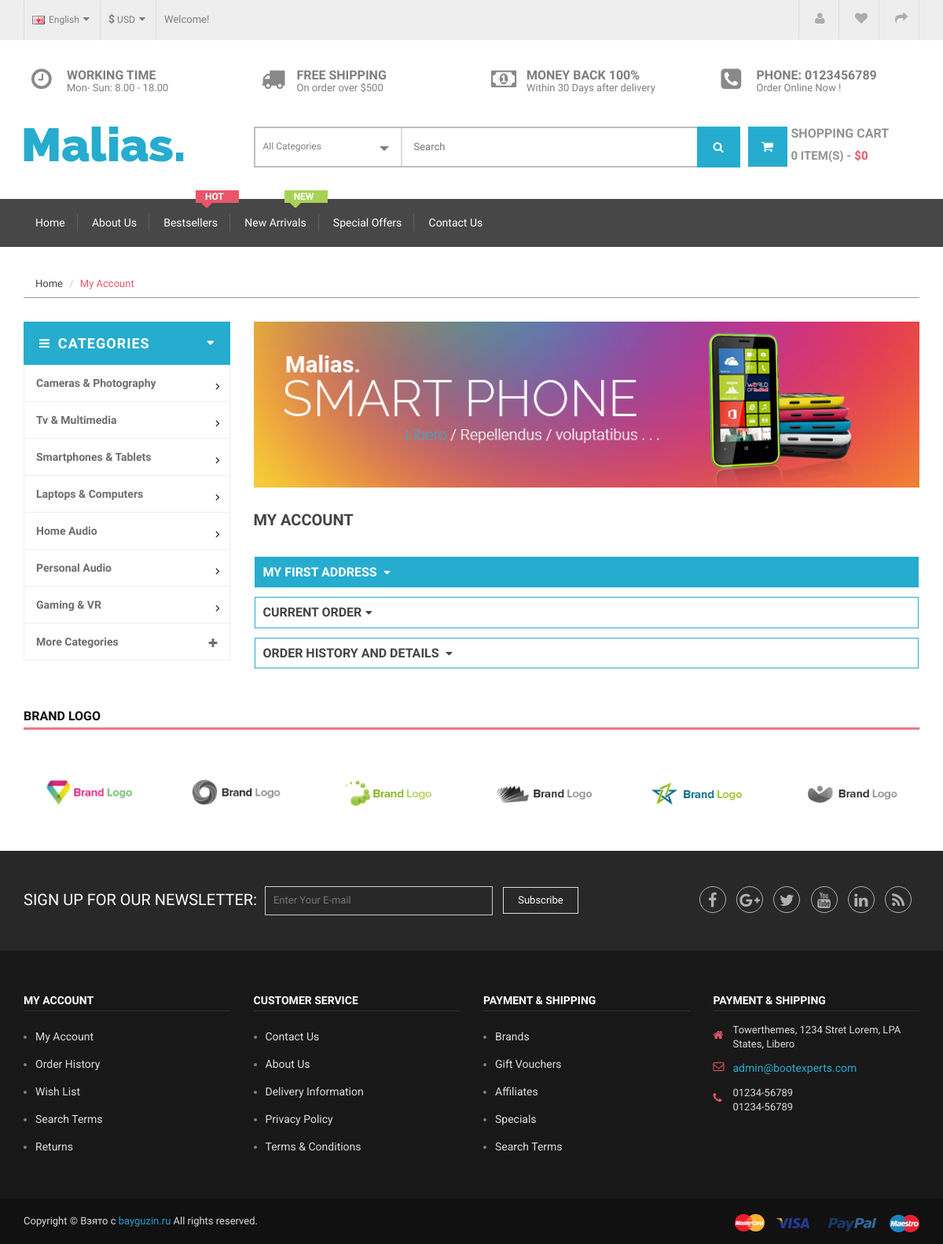
The app's page /account/ (signed in) with its own data.
### maliasStore/models.py (models this page shows, shortened)
class Cart(models.Model):
    customer = models.OneToOneField(Customer, on_delete=models.CASCADE, verbose_name='Покупатель', related_name='cart')
    created_at = models.DateTimeField(auto_now_add=True, verbose_name='Дата создания')
    voucher = models.IntegerField(default=0, verbose_name='Ваучер')
    coupon_discount = models.IntegerField(default=0, verbose_name='Скидка с купона')
    delivery_est = models.IntegerField(default=0, null=True, blank=True, verbose_name='Примерная цена доставки')
    @property
    def cart_price(self):
        price = self.subtotal_cart_price
        if self.coupon_discount:
            price = price - (price // 100 * self.coupon_discount)
        if self.voucher:
            price = price - self.voucher
        return price
    @property
    def subtotal_cart_price(self):
        products = self.products.all()
        price = sum([i.get_total_price for i in products])
        return price
    @property
    def product_cart_quantity(self):
        products = self.products.all()
        quantity = sum([i.quantity for i in products])
        return quantity
    class Meta:
        verbose_name = 'Корзину'
        verbose_name_plural = 'Корзины покупателей'

class Category(models.Model):
    title = models.CharField(max_length=200, verbose_name='Название категории')
    slug = models.SlugField(unique=True, verbose_name='Слаг категории')
    parent = models.ForeignKey('self', on_delete=models.CASCADE, verbose_name='Родитель (если подкатегория)',
                               related_name='subcategories', null=True, blank=True)
    class Meta:
        verbose_name = 'Категорию'
        verbose_name_plural = 'Категории'

### maliasStore/views.py (the view)
# urls.py: path('account/', account_view, name='account'),
@login_required(login_url='auth')
def account_view(request):
    context = {
        'title': 'My Account',
        'user_form': UserChangeForm(instance=request.user),
        'customer_form': CustomerAccountChangeForm(instance=request.user.customer),
        'dict_city': {i.pk: [[j.name, j.pk] for j in i.cities.all()] for i in Region.objects.all()},
        'order': request.user.customer.orders.last(),
        'orders': Order.objects.filter(customer=request.user.customer).order_by('-created_at')
    }
    print(Order.objects.filter(customer=request.user.customer).order_by('-created_at'))
    return render(request, 'maliasStore/account.html', context)

### maliasStore/forms.py
class UserChangeForm(forms.ModelForm):
    username = forms.EmailField(widget=forms.EmailInput(attrs={
        'class': 'form-control'
    }))
    first_name = forms.CharField(widget=forms.TextInput(attrs={
        'class': 'form-control'
    }))
    last_name = forms.CharField(widget=forms.TextInput(attrs={
        'class': 'form-control'
    }))
    class Meta:
        model = User
        fields = ('first_name', 'last_name', 'username')

### maliasStore/cart_utils.py (called while the page is built)
    def get_cart_info(self):
        customer = self.user.customer
        cart = customer.cart
        return {
            'customer': customer,
            'cart': cart,
            'items': cart.products.all(),
            'cart_price': cart.cart_price,
            'quantity_cart_items': cart.product_cart_quantity,
        }

### maliasStore/models.py (called while the page is built)
    def __str__(self):
        return self.name

    def __str__(self):
        return self.name

    def __str__(self):
        return f'Заказ №: {self.pk} покупателя {self.customer.user} на сумму {self.price}$'

    def get_image(self):
        if self.image:
            return self.image
        else:
            return ''

### maliasStore/templatetags/malias_tags.py (called while the page is built)
@register.simple_tag()
def main_categories():
    return Category.objects.filter(parent=None)

@register.simple_tag(takes_context=True)
def query_params(context, **kwargs):
    query = context['request'].GET.copy()
    for key, value in kwargs.items():
        if value is not None and (key != 'page' or value != 1):
            query[key] = value
        elif key in query:
            del query[key]
    return query.urlencode()

@register.simple_tag()
def count_wishlist(request):
    if request.user.is_authenticated:
        favs = Wishlist.objects.filter(user=request.user)
        count = favs.count
        return count
    else:
        return []

@register.simple_tag()
def cart_info(request):
    if request.user.is_authenticated:
        return CartTool(request).get_cart_info()

### maliasStore/templates/maliasStore/account.html (shortened to what this page needs)
{% extends 'base.html' %}
{% block content %}
{% load humanize %}
<section class="page-content">
    <div class="container">
        <div class="row">
            <div class="col-md-12">
                <ul class="page-menu">
                    <li><a href="index.html">Home</a></li>
                    <li class="active"><a href="my-account.html">My Account</a></li>
                </ul>
            </div>
        </div>
        <div class="row">
            <div class="col-md-3">
                {% include 'maliasStore/components/_category_menu.html' %}
            </div>
            <div class="col-md-9">
                {% include 'maliasStore/components/_product_banner.html' %}
                <div class="entry-header-area">
                    <div class="row">
                        <div class="col-md-12">
                            <div class="entry-header">
                                <h2 class="entry-title">My Account</h2>
                            </div>
                        </div>
                    </div>
                </div>
                <div class="checkout-area">
                    <div class="row">
                        <div class="col-md-12">
                            <div class="panel-group" id="accordion">
                                <div class="panel panel_default">
                                    <form action="{% url 'change_account' %}" method="POST">
                                        <div class="panel-heading">
                                            <h4 class="panel-title">
                                                <a class="accordion-trigger" data-toggle="collapse"
                                                   data-parent="#accordion"
                                                   href="#payment-address">My First Address <i
                                                        class="fa fa-caret-down"></i>
                                                </a>
                                            </h4>
                                        </div>
                                    </form>
                                </div>
                                {% if not order or not orders %}
                                <div class="panel panel_default">
                                    <div class="panel-heading">
                                        <h4 class="panel-title">
                                            <a class="accordion-trigger collapsed" href="{% url 'cart' %}">No recent
                                                orders. Go to Cart?</a>
                                        </h4>
                                    </div>
                                </div>
                                {% else %}
                                <div class="panel panel_default">
                                    <div class="panel-heading">
                                        <h4 class="panel-title">
                                            <a class="accordion-trigger collapsed" data-toggle="collapse"
                                               data-parent="#accordion" href="#checkout-confirm">Current Order<i
                                                    class="fa fa-caret-down"></i> </a>
                                        </h4>
                                    </div>
                                </div>
                                <div class="panel panel_default">
                                    <div class="panel-heading">
                                        <h4 class="panel-title">
                                            <a class="accordion-trigger collapsed" data-toggle="collapse"
                                               data-parent="#accordion" href="#order_history">Order History And
                                                Details <i class="fa fa-caret-down"></i> </a>
                                        </h4>
                                    </div>
                                </div>
                                {% endif %}
                            </div>
                        </div>
                    </div>
                </div>
                <div class="my-account-area">
                    <div class="row">
                        <div class="col-md-6">
                        </div>
                    </div>
                </div>
            </div>
        </div>
    </div>
</section>
{% endblock content %}

### base_templates/base.html (shortened to what this page needs)
<!doctype html>
{% load static %}
{% load humanize %}
{% load malias_tags %}
<html class="no-js" lang="">
<head>
    {% include 'components/_styles.html' %}
</head>
<body>
<header class="header-area">
    <div class="header-top hidden-xs">
        <div class="container">
            <div class="row">
                <div class="col-xs-12 col-sm-12 col-md-12 col-lg-12">
                    <div class="top-menu">
                        <ul class="language">
                            <li><a href="#"><img class="right-5" src="{% static 'img/flags/gb.png' %}" alt="#">English<i
                                    class="fa fa-caret-down left-5"></i></a>
                            </li>
                        </ul>
                        <ul class="currency">
                            <li><a href="#"><strong>$</strong> USD<i class="fa fa-caret-down left-5"></i></a>
                            </li>
                        </ul>
                        <p class="welcome-msg">Welcome!</p>
                    </div>
                    <div class="top-link">
                        <ul class="link">
                            {% if request.user.is_authenticated %}
                            <li><a href="{% url 'account' %}"><i class="fa fa-user"></i> My Account</a></li>
                            {% count_wishlist request as fav %}
                            <li><a href="{% url 'wishlist' %}"><i class="fa fa-heart"></i> Wish List ({{ fav }})</a></li>
                            <li><a href="{% url 'logout' %}"><i class="fa fa-share"></i> Logout</a></li>
                            {% else %}
                            <li><a href="{% url 'auth' %}"><i class="fa fa-unlock-alt"></i> Login</a></li>
                            {% endif %}
                        </ul>
                    </div>
                </div>
            </div>
        </div>
    </div>
    <div class="header-middle">
        <div class="container">
            <div class="support-client hidden-xs">
                <div class="row">
                    <div class="col-md-3 hidden-sm">
                        <div class="single-support">
                            <div class="support-content">
                                <i class="fa fa-clock-o"></i>
                                <div class="support-text">
                                    <h1 class="zero gfont-1">working time</h1>
                                    <p>Mon- Sun: 8.00 - 18.00</p>
                                </div>
                            </div>
                        </div>
                    </div>
                    <div class="col-md-3 col-sm-4">
                        <div class="single-support">
                            <i class="fa fa-truck"></i>
                            <div class="support-text">
                                <h1 class="zero gfont-1">Free shipping</h1>
                                <p>On order over $500</p>
                            </div>
                        </div>
                    </div>
                    <div class="col-md-3 col-sm-4">
                        <div class="single-support">
                            <i class="fa fa-money"></i>
                            <div class="support-text">
                                <h1 class="zero gfont-1">Money back 100%</h1>
                                <p>Within 30 Days after delivery</p>
                            </div>
                        </div>
                    </div>
                    <div class="col-md-3 col-sm-4">
                        <div class="single-support">
                            <i class="fa fa-phone-square"></i>
                            <div class="support-text">
                                <h1 class="zero gfont-1">Phone: 0123456789</h1>
                                <p>Order Online Now !</p>
                            </div>
                        </div>
                    </div>
                </div>
            </div>
            <div class="row">
                <div class="col-md-3 col-sm-12">
                    <div class="logo">
                        <a href="{% url 'index' %}" title="Malias"><img src="{% static 'img/logo.png' %}" alt="Malias"></a>
                    </div>
                </div>
                <div class="col-md-9 col-sm-12">
                    <div class="quick-access">
                        {% include 'components/_search_bar.html' %}
                        {% cart_info request as cart_info %}
                        <div class="top-cart">
                            <ul>
                                <li>
                                    <a href="{% url 'cart' %}">
                                        <span class="cart-icon"><i class="fa fa-shopping-cart"></i></span>
                                        <span class="cart-total">
			                    					<span class="cart-title">Shopping cart</span>
				                    				<span class="cart-item">{{cart_info.cart.product_cart_quantity}} item(s) - </span>
				                    				<span class="top-cart-price">${{cart_info.cart_price|intcomma}}</span>
			                    				</span>
                                    </a>
                                </li>
                            </ul>
                        </div>
                    </div>
                </div>
            </div>
        </div>
    </div>
    {% include 'components/_main_menu.html' %}
</header>
{% block content %}
{% endblock content %}
{% include 'components/_logo_and_subscribe_area.html' %}
{% include 'components/_footer.html' %}
</body>
</html>

### maliasStore/templates/maliasStore/components/_category_menu.html (shortened to what this page needs)
{% load malias_tags %}
<div class="left-category-menu hidden-sm hidden-xs">
                    <div class="left-product-cat">
                        <div class="category-heading">
                            <h2>Categories</h2>
                        </div>
                        <div class="category-menu-list">
                            {% main_categories as cats %}
                            <ul>
                                {% for cat in cats|slice:":7" %}
                                {% if cat.subcategories.all %}
                                <li class="arrow-plus">
                                    <a href="{% url 'category' cat.slug %}">{{ cat.title }}</a>
                                </li>
                                {% else %}
                                <li>
                                    <a href="shop.html">{{ cat.title }}</a>
                                </li>
                                {% endif %}
                                {% endfor %}
                                <li class=" rx-parent">
                                    <a class="rx-default">
                                        More categories <span class="cat-thumb  fa fa-plus"></span>
                                    </a>
                                </li>
                            </ul>
                        </div>
                    </div>
                </div>

### maliasStore/static/css/main.css (style rules this page uses)
html { color: #222; font-size: 1em; line-height: 1.4; }
audio, canvas, iframe, img, svg, video { vertical-align: middle; }

### records on screen
Cart: cart.product_cart_quantity "0"
Category: title "Cameras & Photography"
Category: title "Tv & Multimedia"
Category: title "Smartphones & Tablets"
Category: title "Laptops & Computers"
Category: title "Home Audio"
Category: title "Personal Audio"
Category: title "Gaming & VR"

### other values on screen
{{ cart_info.cart_price|intcomma }} "0"
